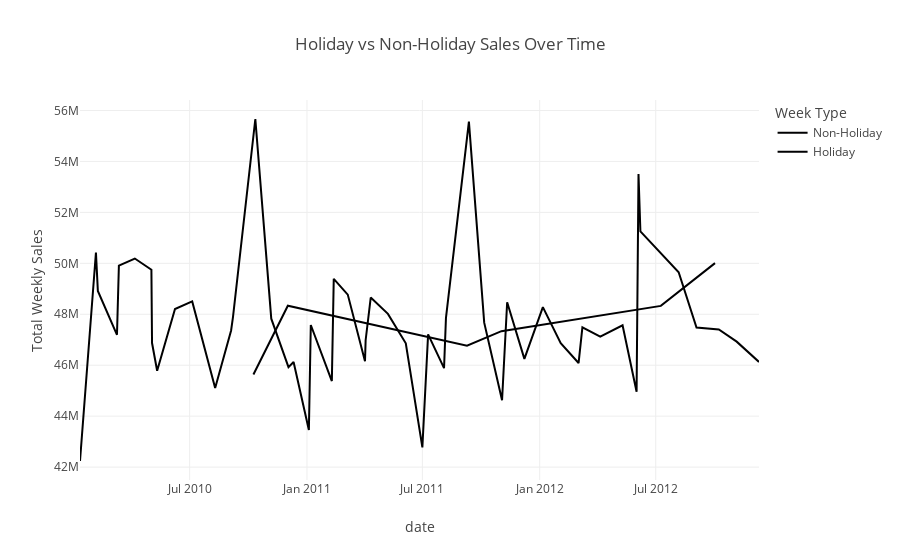

The cell this chart's notebook holds for it:
### Code cell
df['holiday_label'] = df['holiday_flag'].map({1: 'Holiday', 0: 'Non-Holiday'})

# Aggregate weekly sales by date and holiday label
grouped = df.groupby(['date', 'holiday_label'])['weekly_sales'].sum().reset_index()

fig = px.line(
    grouped, 
    x='date', 
    y='weekly_sales', 
    color='holiday_label',
    title='Holiday vs Non-Holiday Sales Over Time',
    labels={'weekly_sales': 'Total Weekly Sales', 'holiday_label': 'Week Type'}
)
fig.show()

### Figure 1 — Plotly figure (JSON) as saved in the notebook; plotly's stock layout.template omitted (floating-point values rounded to 4 significant figures)
{"data": [{"hovertemplate": "Week Type=Non-Holiday<br>date=%{x}<br>Total Weekly Sales=%{y}<extra></extra>", "legendgroup": "Non-Holiday", "line": {"color": "#000001", "dash": "solid"}, "marker": {"symbol": "circle"}, "mode": "lines", "name": "Non-Holiday", "orientation": "v", "showlegend": true, "type": "scatter", "x": ["2010-01-10T00:00:00", "2010-02-04T00:00:00", "2010-02-07T00:00:00", "2010-03-09T00:00:00", "2010-03-12T00:00:00", "2010-04-06T00:00:00", "2010-05-02T00:00:00", "2010-05-03T00:00:00", "2010-05-11T00:00:00", "2010-06-08T00:00:00", "2010-07-05T00:00:00", "2010-08-10T00:00:00", "2010-09-04T00:00:00", "2010-09-07T00:00:00", "2010-10-12T00:00:00", "2010-11-06T00:00:00", "2010-12-03T00:00:00", "2010-12-11T00:00:00", "2011-01-04T00:00:00", "2011-01-07T00:00:00", "2011-02-09T00:00:00", "2011-02-12T00:00:00", "2011-03-06T00:00:00", "2011-04-02T00:00:00", "2011-04-03T00:00:00", "2011-04-11T00:00:00", "2011-05-08T00:00:00", "2011-06-05T00:00:00", "2011-07-01T00:00:00", "2011-07-10T00:00:00", "2011-08-04T00:00:00", "2011-08-07T00:00:00", "2011-09-12T00:00:00", "2011-10-06T00:00:00", "2011-11-03T00:00:00", "2011-11-11T00:00:00", "2011-12-08T00:00:00", "2012-01-06T00:00:00", "2012-02-03T00:00:00", "2012-03-02T00:00:00", "2012-03-08T00:00:00", "2012-04-05T00:00:00", "2012-05-10T00:00:00", "2012-06-01T00:00:00", "2012-06-04T00:00:00", "2012-06-07T00:00:00", "2012-08-06T00:00:00", "2012-09-03T00:00:00", "2012-10-08T00:00:00", "2012-11-05T00:00:00", "2012-12-10T00:00:00"], "xaxis": "x", "y": [42240000.0, 50420000.0, 48920000.0, 47190000.0, 49910000.0, 50190000.0, 49750000.0, 46870000.0, 45780000.0, 48200000.0, 48500000.0, 45100000.0, 47370000.0, 47900000.0, 55670000.0, 47830000.0, 45930000.0, 46120000.0, 43460000.0, 47580000.0, 45380000.0, 49390000.0, 48770000.0, 46150000.0, 46980000.0, 48660000.0, 48020000.0, 46860000.0, 42780000.0, 47210000.0, 45890000.0, 47860000.0, 55560000.0, 47670000.0, 44630000.0, 48470000.0, 46250000.0, 48280000.0, 46860000.0, 46090000.0, 47490000.0, 47120000.0, 47570000.0, 44960000.0, 53500000.0, 51250000.0, 49650000.0, 47480000.0, 47400000.0, 46930000.0, 46130000.0], "yaxis": "y"}, {"hovertemplate": "Week Type=Holiday<br>date=%{x}<br>Total Weekly Sales=%{y}<extra></extra>", "legendgroup": "Holiday", "line": {"color": "#000002", "dash": "solid"}, "marker": {"symbol": "circle"}, "mode": "lines", "name": "Holiday", "orientation": "v", "showlegend": true, "type": "scatter", "x": ["2010-10-09T00:00:00", "2010-12-02T00:00:00", "2011-09-09T00:00:00", "2011-11-02T00:00:00", "2012-07-09T00:00:00", "2012-10-02T00:00:00"], "xaxis": "x", "y": [45630000.0, 48340000.0, 46760000.0, 47340000.0, 48330000.0, 50010000.0], "yaxis": "y"}], "layout": {"legend": {"title": {"text": "Week Type"}, "tracegroupgap": 0}, "title": {"text": "Holiday vs Non-Holiday Sales Over Time"}, "xaxis": {"anchor": "y", "domain": [0, 1], "title": {"text": "date"}}, "yaxis": {"anchor": "x", "domain": [0, 1], "title": {"text": "Total Weekly Sales"}}}}
